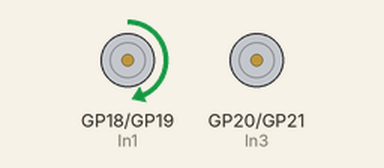
This program was run on a simulated Raspberry Pi Pico running MicroPython. Shown: motor-driver pin pairs drawn as motors (green arrow = first pin HIGH = forward, orange = second pin HIGH = backward, longer = more drive, scaled by the enable pin). What the program prints to the serial console is not drawn.

Above: at 1.0 s.
At 4.0 s:
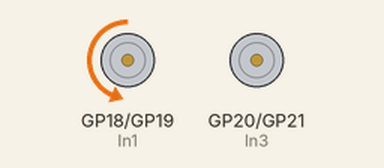
At 7.0 s:
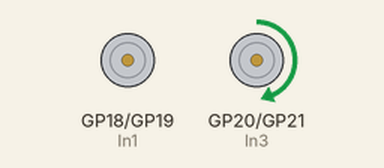
At 10.0 s:
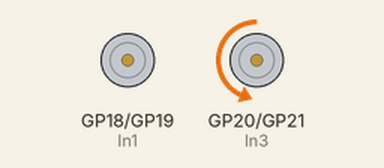
Timing chart, 0 to 15.6 s (numbered marks = the images above):
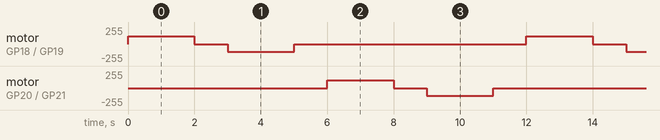

Measured:
- by itself, motor on GP18 (In1) / GP19 (In2), motor on GP20 (In3) / GP21 (In4): repeats every 12.0 s: stopped 1.0 s, backward 113/255 2.0 s, stopped 7.0 s, forward 113/255 2.0 s

The program:

check-motor.py
```python
from machine import *
from time import sleep


motor_info = {
    "EnA": 16,
    "EnB": 22,
    "In1": 18,
    "In2": 19,
    "In3": 20,
    "In4": 21,
    "freq": 500,
    "speed_range": (25000, 65534),
    "speed": 10
}
motor_pins = {
    "In1": Pin(motor_info["In1"], Pin.OUT),
    "In2": Pin(motor_info["In2"], Pin.OUT),
    "In3": Pin(motor_info["In3"], Pin.OUT),
    "In4": Pin(motor_info["In4"], Pin.OUT),
    "EnA": PWM(Pin(motor_info["EnA"])),
    "EnB": PWM(Pin(motor_info["EnB"]))
}

interval = 2


def interprate(x: float, xp: tuple, fp: tuple):
    left_min = xp[0]
    left_max = xp[1]
    right_min = fp[0]
    right_max = fp[1]

    leftSpan = left_max - left_min
    rightSpan = right_max - right_min
    scaleFactor = float(rightSpan) / float(leftSpan)

    return right_min + (x-left_min)*scaleFactor


def set_speed(p: int, speed_range: list = motor_info["speed_range"], percentage: list = (0, 100)):
    speed = int(interprate(p, percentage, speed_range))

    motor_pins["EnA"].freq(motor_info["freq"])
    motor_pins["EnB"].freq(motor_info["freq"])

    motor_pins["EnA"].duty_u16(speed)
    motor_pins["EnB"].duty_u16(speed)

    print("motor speed:", speed)


def stop_motor():
    set_speed(0)


def main():
    set_speed(motor_info["speed"])

    while True:
        motor_pins["In1"].value(1)
        motor_pins["In2"].value(0)
        print("Motor-A ↑")
        sleep(interval)

        motor_pins["In1"].value(0)
        motor_pins["In2"].value(0)
        motor_pins["In3"].value(0)
        motor_pins["In4"].value(0)
        sleep(interval/2)


        motor_pins["In1"].value(0)
        motor_pins["In2"].value(1)
        print("Motor-A ↓")
        sleep(interval)

        motor_pins["In1"].value(0)
        motor_pins["In2"].value(0)
        motor_pins["In3"].value(0)
        motor_pins["In4"].value(0)
        sleep(interval/2)


        motor_pins["In3"].value(1)
        motor_pins["In4"].value(0)
        print("Motor-B ↑")
        sleep(interval)

        motor_pins["In1"].value(0)
        motor_pins["In2"].value(0)
        motor_pins["In3"].value(0)
        motor_pins["In4"].value(0)
        sleep(interval/2)


        motor_pins["In3"].value(0)
        motor_pins["In4"].value(1)
        print("Motor-B ↓")
        sleep(interval)

        motor_pins["In1"].value(0)
        motor_pins["In2"].value(0)
        motor_pins["In3"].value(0)
        motor_pins["In4"].value(0)
        sleep(interval/2)


if __name__ == "__main__":
    try:
        main()

    except KeyboardInterrupt:
        stop_motor()
        exit()
```
